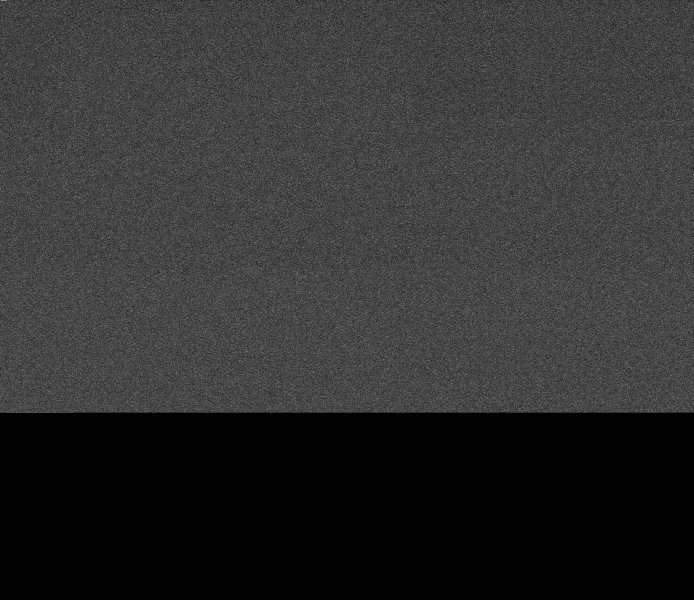
#> input picture data/archive/raw/10640127.png, 2080 x 1800 px (shown at 1/3 size)
$ python -i apt.py   (imports and definitions only)
#> lines starting #> are read from the running program, lines starting #| are printed output that depends on the picture
"""
Real NOAA APT image processing.

A decoded APT line is 2080 words (4160 words/s, 2 lines/s):

    0     39    86          995   1040  1079  1126         2035  2080
    |syncA|spcA | image A    |telA |syncB|spcB | image B    |telB |

Telemetry repeats every 128 lines as 16 wedges of 8 lines:
    1-8   grey scale (1/8 ... 8/8 of full scale) — used for calibration
    9     zero modulation reference
    10-13 black-body thermistor (PRT) counts
    14    patch temperature
    15    back-scan (internal black-body view) for this channel
    16    channel ID (equals the value of wedge 1..6)
"""
import numpy as np
from PIL import Image
from scipy.ndimage import median_filter

LINE_WORDS = 2080
SYNC_A   = slice(0, 39)
SPACE_A  = slice(39, 86)
IMAGE_A  = slice(86, 995)
TELEM_A  = slice(995, 1040)
SPACE_B  = slice(1079, 1126)
IMAGE_B  = slice(1126, 2035)
TELEM_B  = slice(2035, 2080)

FRAME_LINES = 128
WEDGE_LINES = 8
WEDGE_LEVELS = np.arange(1, 9) * (255 / 8)  # ideal wedges 1-8

# Wedge-16 value (in units of wedges 1..6) → AVHRR channel
CHANNEL_ID = {1: "1", 2: "2", 3: "3A", 4: "4", 5: "5", 6: "3B"}
IR_CHANNELS = {"3B", "4", "5"}

# Sync A: 7 cycles of 1040 Hz square wave (4 words per cycle)
_SYNC = np.array([0] * 4 + [1, 1, 0, 0] * 7 + [0] * 7, dtype=np.float32)
_SYNC = (_SYNC - _SYNC.mean()) / np.linalg.norm(_SYNC - _SYNC.mean())

# Central wavenumbers (cm⁻¹) — close for NOAA-15/18/19
NU_CH4 = 925.0
NU_CH3B = 2670.0
C1 = 1.191042e-5   # mW/(m² sr cm⁻⁴)
C2 = 1.4387752     # K cm
NOMINAL_BB_K = 290.0


def planck(nu, t):
    return C1 * nu ** 3 / (np.exp(C2 * nu / t) - 1)

def inv_planck(nu, r):
    r = np.clip(r, 1e-6, None)
    return C2 * nu / np.log(1 + C1 * nu ** 3 / r)


# ── Line alignment ─────────────────────────────────────────────
def align_lines(img: np.ndarray):
    """Find sync A in every line; return aligned image and per-line sync score."""
    x = img.astype(np.float32)
    x = x - x.mean(axis=1, keepdims=True)
    norms = np.linalg.norm(x, axis=1) + 1e-6

    # Circular cross-correlation of every row with the sync pattern
    kernel = np.zeros(LINE_WORDS, dtype=np.float32)
    kernel[:len(_SYNC)] = _SYNC
    corr = np.fft.irfft(np.fft.rfft(x, axis=1) * np.conj(np.fft.rfft(kernel)), n=LINE_WORDS, axis=1)
    offset = corr.argmax(axis=1)
    # Normalise by local energy of the 39-word window so score is in [−1, 1]
    peak = corr[np.arange(len(x)), offset]
    win = np.array([np.linalg.norm(np.roll(x[i], -offset[i])[:39]) for i in range(len(x))]) + 1e-6
    score = peak / win
    score[norms < 1.0] = 0.0

    # Use a running median of offsets so noisy lines don't jump around
    good = score > 0.6
    if good.sum() < 10:
        return img, score, np.zeros(len(img), dtype=int)
    smooth = offset.copy()
    idx = np.where(good)[0]
    smooth = np.interp(np.arange(len(img)), idx, offset[idx]).round().astype(int)

    aligned = np.stack([np.roll(img[i], -smooth[i]) for i in range(len(img))])
    return aligned, score, smooth


# ── Telemetry frame and calibration ────────────────────────────
def _telemetry_series(img, telem):
    cols = img[:, telem].astype(np.float32)
    return np.median(cols[:, 8:-8], axis=1)

def find_frame_phase(tel: np.ndarray, valid: np.ndarray) -> tuple:
    """Find which line starts wedge 1 by matching the 1..8 ramp + zero wedge."""
    ideal = np.concatenate([np.repeat(WEDGE_LEVELS, WEDGE_LINES), np.zeros(WEDGE_LINES)])
    best, best_score = 0, -np.inf
    for p in range(FRAME_LINES):
        scores = []
        for start in range(p, len(tel) - len(ideal), FRAME_LINES):
            seg, ok = tel[start:start + len(ideal)], valid[start:start + len(ideal)]
            if ok.mean() < 0.6:
                continue
            scores.append(np.corrcoef(seg[ok], ideal[ok])[0, 1])
        if scores and np.median(scores) > best_score:
            best, best_score = p, float(np.median(scores))
    return best, best_score

# [39 lines left out: functions frame_wedges, calibration_curve, _two_point_bt, _channel, not called in this run]


# ── Main entry ─────────────────────────────────────────────────
def process(path: str) -> dict:
#> called with path = '../data/archive/raw/10640127.png'
    img = np.array(Image.open(path).convert("L"))
#> img is the input picture: shape (1800, 2080); min 0, max 255, mean 47.9
    if img.shape[1] != LINE_WORDS:
        raise ValueError(f"Not an APT image (width {img.shape[1]})")

    # SatNOGS images are padded with black rows after the pass ends
    live = img.max(axis=1) > 0
    n_lines = int(np.where(live)[0].max() + 1) if live.any() else 0
#> n_lines = 1239
    img = img[:n_lines]
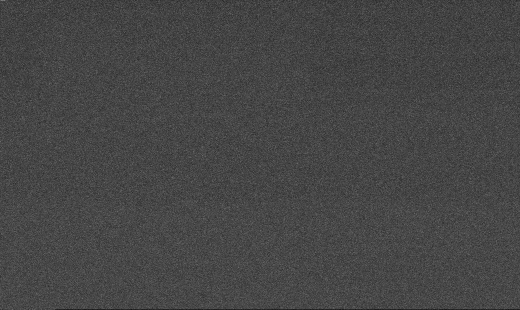
#> img: shape (1239, 2080) (shown at 1/4 size); min 0, max 255, mean 69.6
    if n_lines < FRAME_LINES * 2:
        raise ValueError(f"Too short ({n_lines} lines)")

    aligned, sync_score, _ = align_lines(img)
#> in align_lines, `norms = np.linalg.norm(x, axis=1) + 1e-6`: norms = 1239 values, max 1540.2 at index 0, min 1072.3 at index 1238, mean 1216.5
#> in align_lines, `corr = np.fft.irfft(np.fft.rfft(x, axis=1) * np.conj(np.fft.rfft(kerne..`:
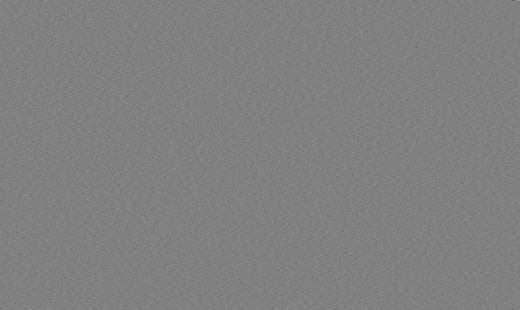
#> corr: shape (1239, 2080) float64 (shown at 1/4 size); min -233.9, max 228.7, mean 0; drawn with min black and max white
#> in align_lines, `offset = corr.argmax(axis=1)`: offset = 1239 values, max 2079 at index 1013, min 6 at index 945, mean 1023.5
#> in align_lines, `peak = corr[np.arange(len(x)), offset]`: peak = 1239 values, max 228.7 at index 0, min 77.63 at index 259, mean 101.4
#> in align_lines, `win = np.array([np.linalg.norm(np.roll(x[i], -offset[i])[:39]) for i i..`: win = 1239 values, max 888.5 at index 0, min 138.4 at index 290, mean 194.1
#> in align_lines, `score = peak / win`: score = 1239 values, max 0.727 at index 917, min 0.252 at index 1238, mean 0.527
#> in align_lines, `smooth = offset.copy()`: smooth has the same summary as offset
#> in align_lines, `idx = np.where(good)[0]`: idx = 152 values from 3 to 1221
#> in align_lines, `smooth = np.interp(np.arange(len(img)), idx, offset[idx]).round().asty..`: smooth = 1239 values, max 2077 at index 1025, min 6 at index 945, mean 1055.2
#> sync_score has the same summary as score in align_lines

    # The space-view strips are flat on a clean line, so their spread is
    # a per-line noise measure. IQR ignores sparse speckle interference,
    # which the median filter below removes instead.
    def _iqr(cols):
        q = np.percentile(aligned[:, cols][:, 4:-4].astype(np.float32), [25, 75], axis=1)
        return q[1] - q[0]
    space_noise = np.maximum(_iqr(SPACE_A), _iqr(SPACE_B))
#> space_noise = 1239 values, max 66 at index 903, min 13.5 at index 1238, mean 38.68
    line_ok = (sync_score > 0.5) & (space_noise < 10)

    # Speckle interference removed from the image areas before calibration
    clean = aligned.copy()
    clean[:, IMAGE_A] = median_filter(aligned[:, IMAGE_A], size=3)
    clean[:, IMAGE_B] = median_filter(aligned[:, IMAGE_B], size=3)

    tel_a = _telemetry_series(aligned, TELEM_A)
#> in _telemetry_series, `cols = img[:, telem].astype(np.float32)`:
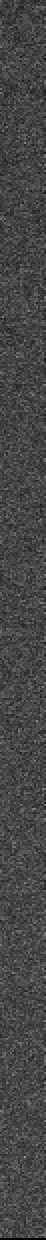
#> cols: shape (1239, 45) float32 (shown at 1/2 size); min 0, max 207, mean 69.6
#> tel_a = 1239 values, max 90 at index 567, min 0 at index 1238, mean 66.81
    tel_b = _telemetry_series(aligned, TELEM_B)
#> in _telemetry_series (call 2), `cols = img[:, telem].astype(np.float32)`:
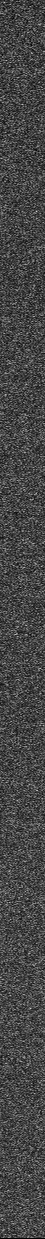
#> cols: shape (1239, 45) float32; min 0, max 209, mean 69.6
#> tel_b = 1239 values, max 92 at index 824, min 0 at index 1238, mean 66.82
    phase, phase_score = find_frame_phase(tel_b, line_ok)
#> after the loop in find_frame_phase, `for p in range(FRAME_LINES):`: best = 0; best_score = -inf
#> phase = 0; phase_score = -inf

    a = np.full(aligned[:, IMAGE_A].shape, np.nan, dtype=np.float32)
#> a: shape (1239, 909) float32; every value is NaN or infinite
    b = np.full(aligned[:, IMAGE_B].shape, np.nan, dtype=np.float32)
    bt_b = np.full(b.shape, np.nan, dtype=np.float32)
    bt_a = np.full(a.shape, np.nan, dtype=np.float32)
    ch_a = np.array([""] * n_lines, dtype=object)
    ch_b = np.array([""] * n_lines, dtype=object)

    # Keep only frames whose grey-scale wedges are clean and monotone
    frames, all_wa, all_wb = [], [], []
    for s in range(phase, n_lines - FRAME_LINES + 1, FRAME_LINES):
        if line_ok[s:s + FRAME_LINES].mean() < 0.5:
            continue
        wa, wb = frame_wedges(tel_a, s, line_ok), frame_wedges(tel_b, s, line_ok)
        all_wa.append(wa)
        all_wb.append(wb)
        ca, cb = calibration_curve(wa), calibration_curve(wb)
        if ca is None or cb is None:
            continue
        frames.append({"start": s, "span": (s, s + FRAME_LINES), "wa": wa, "wb": wb,
                       "ca": ca, "cb": cb, "id_a": _channel(wa, ca), "id_b": _channel(wb, cb)})
#> after the loop, all_wa = []; all_wb = []; frames = []

    # Fallback: no single frame is clean enough, but the wedges are stable
    # through a pass, so combine every partial frame into one calibration.
    if not frames and all_wa:
        wa, wb = np.nanmedian(np.array(all_wa), axis=0), np.nanmedian(np.array(all_wb), axis=0)
        ca, cb = calibration_curve(wa), calibration_curve(wb)
        if ca is not None and cb is not None:
            frames.append({"start": 0, "span": (0, n_lines), "wa": wa, "wb": wb,
                           "ca": ca, "cb": cb, "id_a": _channel(wa, ca), "id_b": _channel(wb, cb)})

    # Channel ID: an unreadable frame takes its neighbour's value
    for key in ("id_a", "id_b"):
        ids = [f[key] for f in frames]
        for i, v in enumerate(ids):
            if v == "?":
                near = [ids[j] for j in (i - 1, i + 1) if 0 <= j < len(ids) and ids[j] != "?"]
                frames[i][key] = near[0] if near else "?"

    for i, f in enumerate(frames):
        lo = 0 if i == 0 else f["start"]
        hi = n_lines if i == len(frames) - 1 else frames[i + 1]["start"]
        rows = slice(lo, hi)

        a[rows] = np.interp(clean[rows, IMAGE_A], *f["ca"])
        b[rows] = np.interp(clean[rows, IMAGE_B], *f["cb"])
        ch_a[rows] = f["id_a"]
        ch_b[rows] = f["id_b"]

        # Approximate brightness temperatures: two-point calibration
        # between deep space and the internal black body (black body
        # assumed at a nominal temperature — see README).
        lo, hi = f["span"]
        frame = aligned[lo:hi][line_ok[lo:hi]]
        if f["id_b"] == "4":
            bt_b[rows] = _two_point_bt(b[rows], frame[:, SPACE_B], f["wb"], f["cb"], NU_CH4)
        # Channel A at night is 3B (3.7 µm); the ID wedge often reads as 3A,
        # so calibrate it whenever it is a channel-3 band. process.py only
        # uses it where the scene is dark (3A cannot be observed at night).
        if f["id_a"] in ("3A", "3B"):
            bt_a[rows] = _two_point_bt(a[rows], frame[:, SPACE_A], f["wa"], f["ca"], NU_CH3B, min_gap=25)
#> this loop made 0 passes

    calibrated = len(frames)
#> calibrated = 0
    bt_b[(bt_b < 170) | (bt_b > 340)] = np.nan
    bt_a[(bt_a < 200) | (bt_a > 340)] = np.nan

    a[~line_ok] = np.nan
    b[~line_ok] = np.nan
    bt_b[~line_ok] = np.nan
    bt_a[~line_ok] = np.nan

    return {
        "n_lines":      n_lines,
        "good_lines":   int(line_ok.sum()),
        "sync_quality": float(np.median(sync_score)),
        "frame_phase":  int(phase),
        "phase_score":  float(phase_score),
        "frames_calibrated": calibrated,
        "image_a":      a,
        "image_b":      b,
        "bt_b":         bt_b,
        "bt_a":         bt_a,
        "channel_a":    ch_a,
        "channel_b":    ch_b,
        "line_ok":      line_ok,
    }

>>> result = process('../data/archive/raw/10640127.png')
#> result = 13 items

$ run again, on data/archive/raw/10795529.png
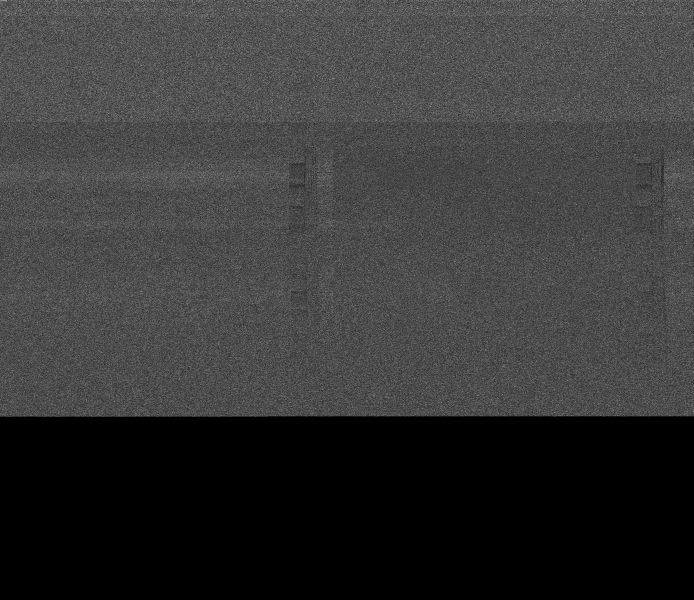
#> input picture data/archive/raw/10795529.png, 2080 x 1800 px (shown at 1/3 size)
#> in process, img is the input picture: shape (1800, 2080); min 0, max 255, mean 54.7
#> n_lines = 1250
#> img: shape (1250, 2080)
#> norms = 1250 values, max 2025.1 at index 0, min 1191.6 at index 1049, mean 1329.6
#> in align_lines, `corr = np.fft.irfft(np.fft.rfft(x, axis=1) * np.conj(np.fft.rfft(kerne..`:
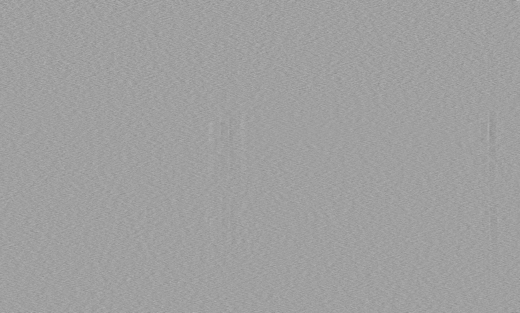
#> corr: shape (1250, 2080) float64 (shown at 1/4 size); min -301.2, max 180.8, mean 0; drawn with min black and max white
#> offset = 1250 values, max 2079 at index 1132, min 1 at index 1127, mean 949.6
#> peak = 1250 values, max 180.8 at index 0, min 74.75 at index 1026, mean 111.4
#> win = 1250 values, max 731.9 at index 0, min 148 at index 911, mean 212.8
#> score = 1250 values, max 0.762 at index 424, min 0.247 at index 0, mean 0.528
#> in align_lines, `smooth = offset.copy()`: smooth has the same summary as offset
#> idx = 167 values from 23 to 1244
#> in align_lines, `smooth = np.interp(np.arange(len(img)), idx, offset[idx]).round().asty..`: smooth = 1250 values, max 2068 at index 1151, min 2 at index 303, mean 975
#> sync_score has the same summary as score in align_lines
#> space_noise = 1250 values, max 70.5 at index 279, min 0 at index 1249, mean 42.26
#> tel_a = 1250 values, max 112 at index 19, min 0 at index 1249, mean 76.18
#> in _telemetry_series (call 2), `cols = img[:, telem].astype(np.float32)`:
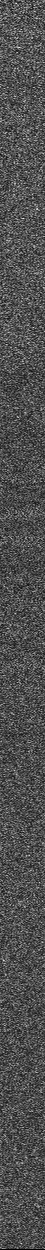
#> cols: shape (1250, 45) float32; min 0, max 242, mean 79.1
#> tel_b = 1250 values, max 123 at index 47, min 0 at index 1249, mean 76.66
#> after the loop in find_frame_phase, `for p in range(FRAME_LINES):`: best = 0; best_score = -inf
#> phase = 0; phase_score = -inf
#> a: shape (1250, 909) float32; every value is NaN or infinite
#> after the loop in process, `for s in range(phase, n_lines - FRAME_LINES + 1, FRAME_LINES):`: all_wa = []
#> calibrated = 0
#> result = 13 items

$ run again, on data/archive/raw/12045385.png
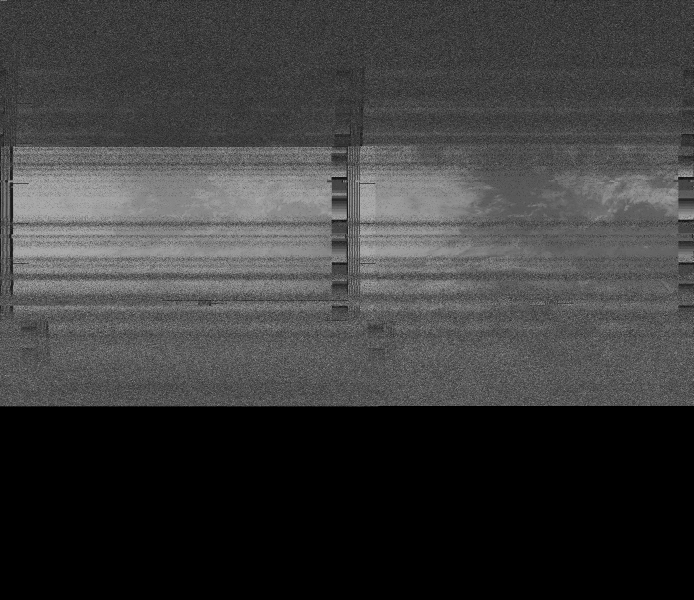
#> input picture data/archive/raw/12045385.png, 2080 x 1800 px (shown at 1/3 size)
#> in process, img is the input picture: shape (1800, 2080); min 0, max 255, mean 60
#> n_lines = 1219
#> img: shape (1219, 2080)
#> norms = 1219 values, max 2509.8 at index 439, min 991.2 at index 349, mean 1402.8
#> offset = 1219 values, max 2079 at index 459, min 0 at index 440, mean 784.3
#> peak = 1219 values, max 365.2 at index 685, min 67.13 at index 29, mean 158.2
#> win = 1219 values, max 874.4 at index 0, min 119.8 at index 276, mean 275
#> score = 1219 values, max 0.863 at index 440, min 0.23 at index 0, mean 0.56
#> in align_lines, `smooth = offset.copy()`: smooth has the same summary as offset
#> idx = 370 values from 4 to 1203
#> in align_lines, `smooth = np.interp(np.arange(len(img)), idx, offset[idx]).round().asty..`: smooth = 1219 values, max 2079 at index 471, min 0 at index 440, mean 750.4
#> in align_lines, `aligned = np.stack([np.roll(img[i], -smooth[i]) for i in range(len(img..`:
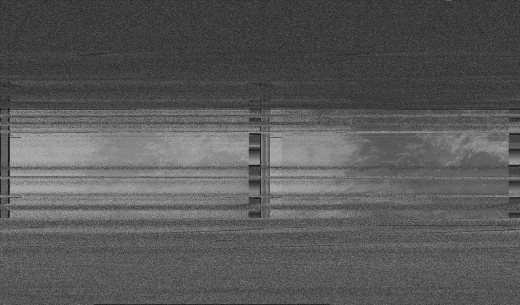
#> aligned: shape (1219, 2080) (shown at 1/4 size); min 0, max 255, mean 88.6
#> sync_score has the same summary as score in align_lines
#> space_noise = 1219 values, max 96.5 at index 794, min 4 at index 597, mean 42.88
#> tel_a = 1219 values, max 172 at index 657, min 0 at index 1218, mean 76.43
#> in _telemetry_series (call 2), `cols = img[:, telem].astype(np.float32)`:
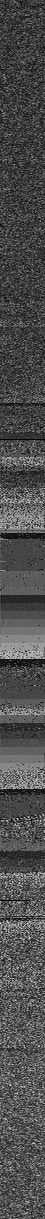
#> cols: shape (1219, 45) float32; min 0, max 235, mean 78.1
#> tel_b = 1219 values, max 173 at index 658, min 0 at index 439, mean 76.59
#> after the loop in find_frame_phase, `for p in range(FRAME_LINES):`: best = 0; best_score = -inf
#> phase = 0; phase_score = -inf
#> a: shape (1219, 909) float32; every value is NaN or infinite
#> after the loop in process, `for s in range(phase, n_lines - FRAME_LINES + 1, FRAME_LINES):`: all_wa = []
#> calibrated = 0
#> result = 13 items
